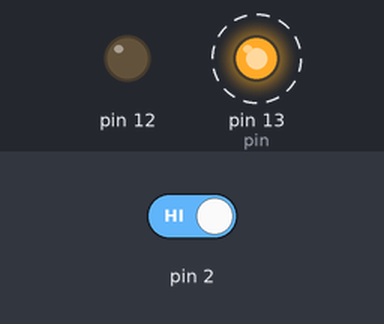
A program run on a simulated Arduino Uno, built with avr-gcc and run on an emulated ATmega328P. Parts: output pins drawn as LEDs (lit = HIGH). Dashed ring = blinking. The test bench sets the inputs (shaded band); at power-on: pin 2 HIGH.

Above: at 5.05 s.
5.1 s: pin 2 driven LOW
At 5.37 s:
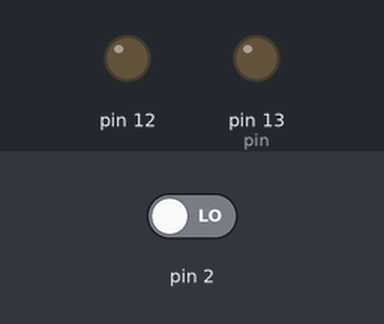
At 6.12 s:
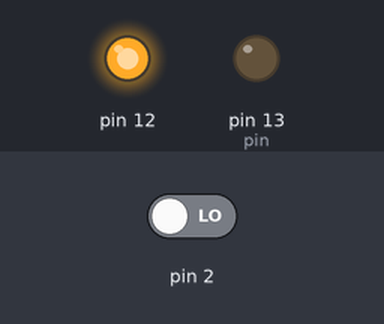
Timing chart, 0 to 14.1 s (numbered marks = the images above; inputs shaded):
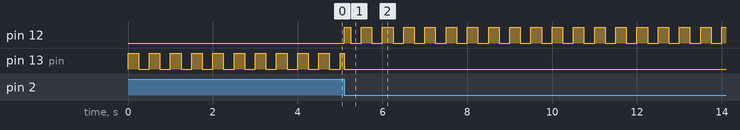

Measured:
- after the input at 5.1 s, pin 12: LOW → HIGH at once, then repeats every 0.50 s: LOW 0.25 s, HIGH 0.25 s

The program:

main.cpp
```cpp
#include <Arduino.h>
#include <avr/io.h>
#include <util/delay.h>
#include <avr/interrupt.h>

#define MS_DELAY 250
volatile int pin = PORTB5;

int main (void) {
    DDRB |= _BV(DDB5); //PINMODE OUTPUT
    DDRB |= _BV(DDB4); //PINMODE OUTPUT
    DDRD &= ~_BV(DDD2); //PINMODE INPUT

    EICRA |= (1 << ISC01);    // Trigger on falling edge
    EIMSK |= (1 << INT0);     // Enable external interrupt INT0
    sei();                    // Enable global interrupts

    while(1) {
        PORTB |= _BV(pin);
        _delay_ms(MS_DELAY);
        PORTB &= ~_BV(pin);
        _delay_ms(MS_DELAY);
  }
}

ISR(INT0_vect){
PORTB &= ~_BV(pin);
 if(pin == PORTB5){
  pin = PORTB4;
 } else {
  pin = PORTB5;
 }
 PORTB |= _BV(pin);
}
```
